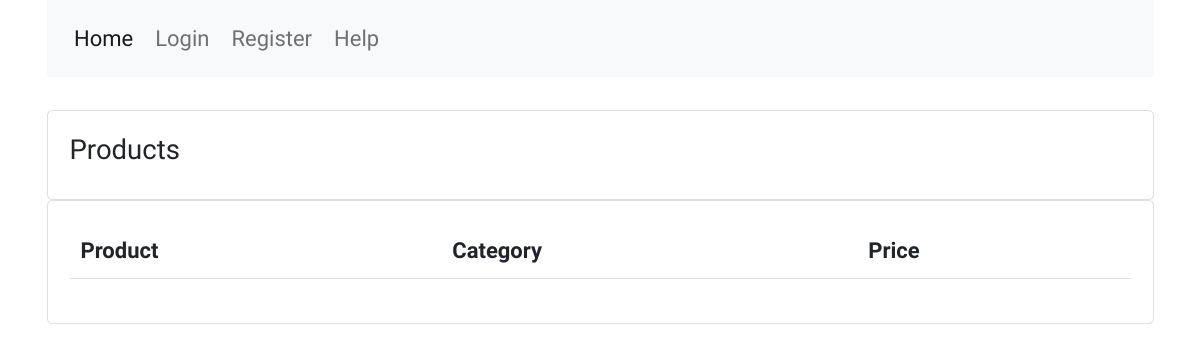
The app's page /crm/products/, older data.
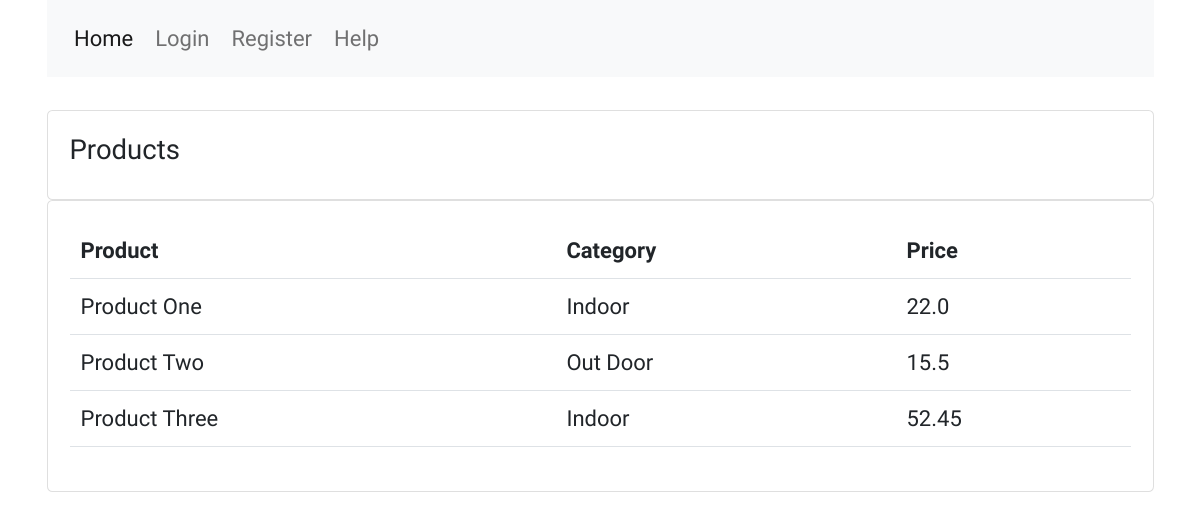
The same page, newer data.
### crm/models.py (models this page shows, shortened)
class Product(models.Model):
    CATEGORY = (
        ("Indoor", "Indoor"),
        ("Out Door", "Out Door"),
    )
    name = models.CharField(max_length=200, null=True)
    price = models.FloatField(null=True)
    category = models.CharField(max_length=200, null=True, choices=CATEGORY)
    description = models.CharField(max_length=200, null=True, blank=True)
    date_created = models.DateTimeField(auto_now_add=True, null=True)
    tags = models.ManyToManyField(Tag)

### crm/views.py (the view)
# urls.py: path("products/", views.products, name="products"),
def products(request):
    products = Product.objects.all()
    return render(request, "crm/products.html", {"products": products})

### crm/templates/crm/products.html
{% extends 'base.html' %}
{% block content %}
<br>
<div class="row">
	<div class="col-md">
		<div class="card card-body">
			<h5>Products</h5>
		</div>
		<div class="card card-body">
			<table class="table">
				<tr>
					<th>Product</th>
					<th>Category</th>
					<th>Price</th>
				</tr>
				{% for i in products %}
				<tr>
					<td>{{i.name}}</td>
					<td>{{i.category}}</td>
					<td>{{i.price}}</td>
				</tr>
				{% endfor %}
			</table>
		</div>
	</div>
</div>
{% endblock content %}

### templates/base.html (shortened to what this page needs)
<!DOCTYPE html>
{% load static %}
<html>
<head>
  <link href="https://cdn.jsdelivr.net/npm/bootstrap@5.0.2/dist/css/bootstrap.min.css" rel="stylesheet"
>
  <link rel="stylesheet" href="{% static 'css/readable.css' %}">
  <link rel="stylesheet" href="{% static 'css/custom.css' %}">
</head>
<body>
  {% include 'navbar.html' %}
  <div class="container">
    {% block content %}
    {% endblock content %}
  </div>
</body>
</html>

### templates/navbar.html (shortened to what this page needs)
{% load static %}
<div class="container">
    <header>
        <nav class="navbar navbar-expand-lg navbar-light bg-light">
            <div class="container-fluid">
                <div class="collapse navbar-collapse" id="navbarSupportedContent">
                    <ul class="navbar-nav me-auto mb-2 mb-lg-0">
                        <li class="nav-item">
                            <a class="nav-link active" aria-current="page" href="{% url 'home' %}">Home</a>
                        </li>
                        {% if user.is_authenticated %}
                        <li class="nav-item dropdown">
                            <a class="nav-link dropdown-toggle" href="#" id="navbarDropdown" role="button"
                                data-bs-toggle="dropdown" aria-expanded="false">
                                DTS
                            </a>
                            <ul class="dropdown-menu" aria-labelledby="navbarDropdown">
                                <li><a class="dropdown-item" href="{% url 'dts:runs' %}">DTS</a></li>
                                <li><a class="dropdown-item" href="{% url 'dts:upload-file-form' %}">DTS File Upload</a>
                                </li>
                                <li><a class="dropdown-item" href="{% url 'dts:pandas' %}">DTS Pandas Home</a>
                                </li>
                                <li>
                                    <hr class="dropdown-divider">
                                </li>
                                <li><a class="dropdown-item" href="#">Reports</a></li>
                            </ul>
                        </li>
                        <li><a class="nav-link" href="{% url 'authuser:logout' %}">Logout</a></li>
                        <li><a class="nav-link" href="/admin" target="blank">Admin</a></li>
                        {% else %}
                        <li><a class="nav-link" href="{% url 'authuser:login' %}">Login</a></li>
                        <li><a class="nav-link" href="{% url 'authuser:register' %}">Register</a></li>
                        {% endif %}
                        <li><a class="nav-link" href="#">Help</a></li>
                    </ul>
                </div>
            </div>
        </nav>
    </header>
</div>

### static/css/custom.css (style rules this page uses)
* { font-family: 'Quicksand', sans-serif; font-size: 22px; }

### templates/base.html (style rules this page uses)
html { margin-left: calc(100vw - 100%); }

Row changes from the older to the newer data that the page shows:
added Product: name "Product One", category "Indoor", price "22.0"
added Product: name "Product Two", category "Out Door", price "15.5"
added Product: name "Product Three", category "Indoor", price "52.45"
